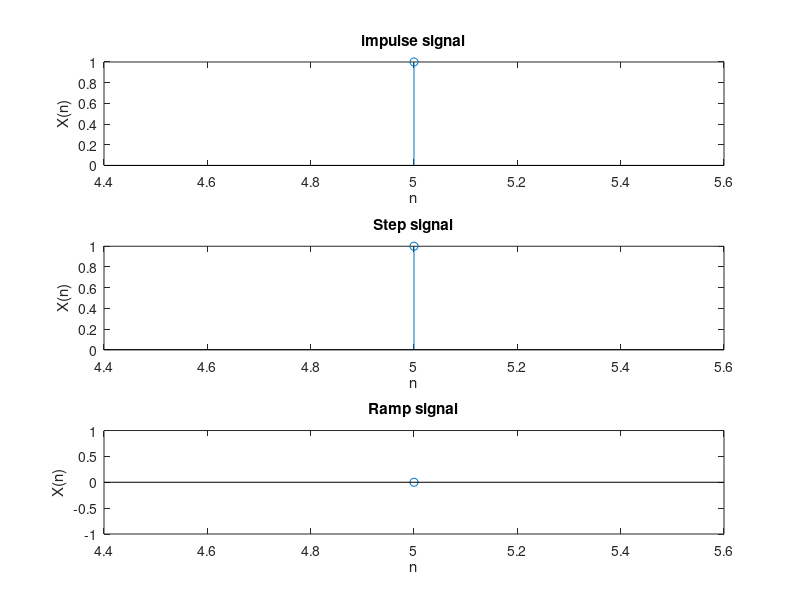

This chart was generated by the following MATLAB code:
%Write a MATLAB program for generation of DT unit impulse, step, and ramp sequence for a 
%given initial time, final time and start of sequence. 

startN = input('Enter the starting value of range :');
endN = input('Enter the ending value of range : ');
delay = input('Enter the value to be delayed : ');
n = startN : endN;

%Ploting Impulse Signal

im = (n==delay);
step = (n>=delay);
ramp = (n-delay).*(n>=delay);

%Basic alternative
%min = abs(startN) + delay;
%max = endN - delay;
%im= [zeros(1,min) 1 zeros(1,max)];
%step = [zeros(1,min) ones(1,max+1)];
%ramp = [zeros(1,min) 0:max];

figure(1);
subplot(3,1,1);
stem(n,im);
xlabel('n');
ylabel('X(n)');
title("impulse signal");
%Ploting Step Signal

subplot(3,1,2);
stem(n,step);
xlabel('n');
ylabel('X(n)');
title("Step signal");
%Ploting Ramp Signal

subplot(3,1,3);
stem(n,ramp);
xlabel('n');
ylabel('X(n)');
title("Ramp signal");